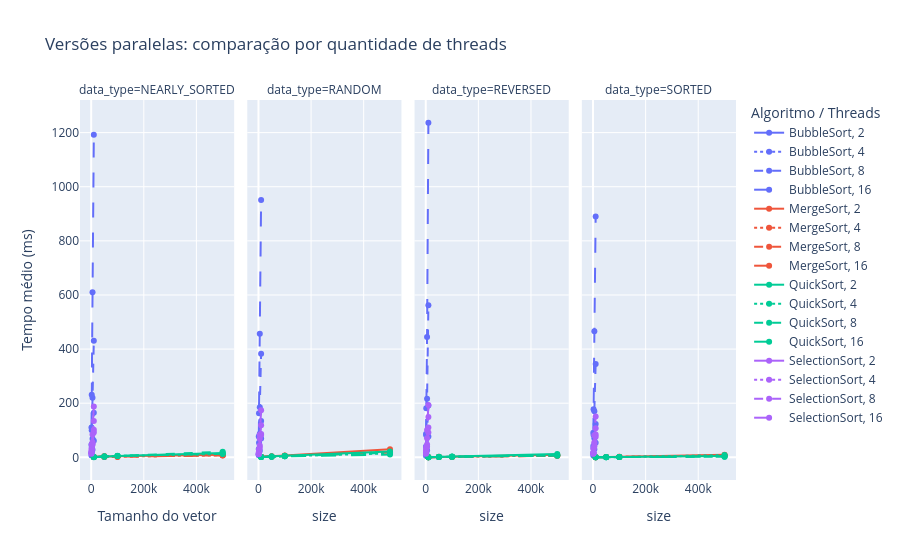

Source (notebook cell):
### Markdown cell above
## 6. Comparação apenas dos algoritmos paralelos

### Code cell
parallel = summary[summary["execution_type"] == "PARALLEL"]

fig = px.line(
    parallel,
    x="size",
    y="mean_time_ms",
    color="base_algorithm",
    line_dash="threads",
    facet_col="data_type",
    markers=True,
    hover_data=["algorithm", "std_time_ms", "samples"],
    title="Versões paralelas: comparação por quantidade de threads"
)

fig.update_layout(
    xaxis_title="Tamanho do vetor",
    yaxis_title="Tempo médio (ms)",
    legend_title="Algoritmo / Threads"
)

fig.show()
